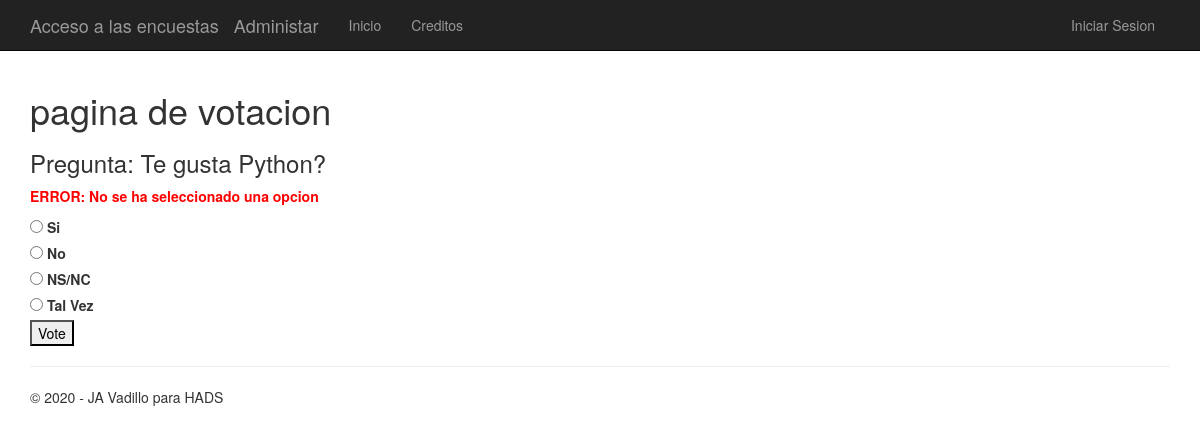
/polls/2/vote/, run on the app's committed database.
### app/models.py (models this page shows)
class Question(models.Model):
    question_text = models.CharField(max_length=200)
    pub_date = models.DateTimeField('date published')

class Choice(models.Model):
    question = models.ForeignKey(Question)
    choice_text = models.CharField(max_length=200)
    votes = models.IntegerField(default=0)

### app/views.py (the view)
# urls.py: url(r'^polls/(?P<question_id>\d+)/vote/$', app.views.vote, name='vote'),
def vote(request, question_id):
    p = get_object_or_404(Question, pk=question_id)
    try:
        selected_choice = p.choice_set.get(pk=request.POST['choice'])
    except (KeyError, Choice.DoesNotExist):
        return render(request, 'polls/detail.html', {
            'title' : 'pagina de votacion',
            'question': p,
            'error_message': "ERROR: No se ha seleccionado una opcion",
            'year':datetime.now().year
        })
    else:
        selected_choice.votes += 1
        selected_choice.save()
        return HttpResponseRedirect(reverse('results', args=(p.id,)))

### app/templates/polls/detail.html (shortened to what this page needs)
﻿{% extends "app/layout.html" %}
{% block content %}
<h1>{{ title }}</h1>
<h3>Pregunta: {{ question.question_text }}</h3>
{% if error_message %}<p><strong style="color:red;"><b>{{ error_message }}</b></strong></p>{% endif %}
<form action="{% url 'vote' question.id %}" method="post">
{% for choice in question.choice_set.all %}
    <input type="radio" name="choice" id="choice{{ forloop.counter }}" value="{{ choice.id }}" />
    <label for="choice{{ forloop.counter }}">{{ choice.choice_text }}</label><br />
{% endfor %}
{% if request.user.is_authenticated %}
    <a href="{% url 'choice_add' question.id %}"><h3>Insertar Opciones</h3></a>
    <a href="{% url 'chart' question.id %}"> <h3>Ver resultado de la votacion</h3> </a><br />
{% else %}
    <input type="submit" value="Vote" />
{% endif %}
</form>
{% endblock %}

### app/static/app/content/site.css (style rules this page uses)
body { padding-top: 50px; padding-bottom: 20px; }
input, select, textarea { max-width: 280px; }

### data on the page
Question: question_text "Te gusta Python?"
Choice: choice_text "Si"
Choice: choice_text "No"
Choice: choice_text "NS/NC"
Choice: choice_text "Tal Vez"

### other printed values
{{ title }} "pagina de votacion"
{{ error_message }} "ERROR: No se ha seleccionado una opcion"
